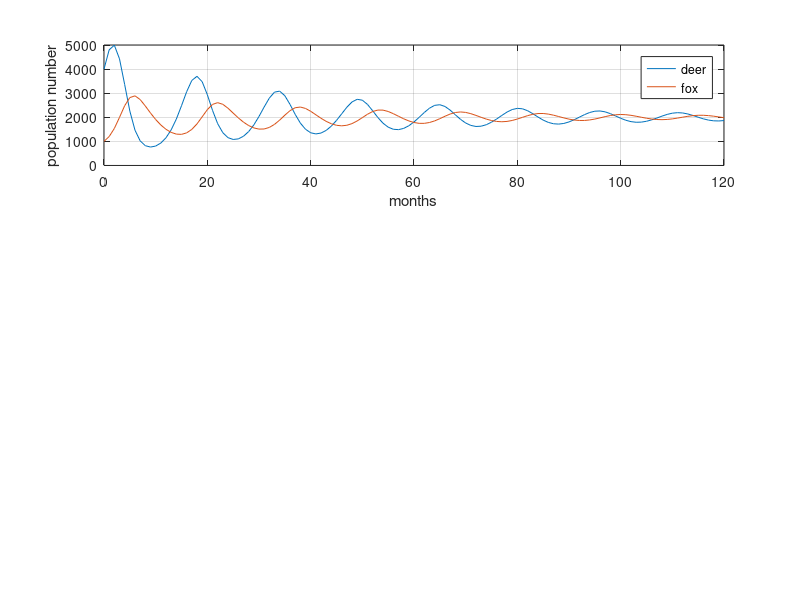

This figure's MATLAB source: (Note: this script raises an error after producing the figure.)
%Task 1

% duration
months = 120;
% schrittweite der diskretisierung? 
h = 0.1; 
% resource capacity
M = 10000;


% deer growth
alpha = 0.001;
% fox decreasing 
gamma = 2;
% deer reduction
beta = 0.003;
% fresh meat increase
delta = 0.001;

% deer
x0 = 4000;
% fox
y0 = 1000; 

%1. := index
%2. := x
%3. := y
result= zeros(3,months+1);
result(1,1)=0;
result(2,1)=x0;
result(3,1)=y0;
figure
for i=2:months+1
    
    result(1,i)=i-1;
    %xn-1
    x = result(2,i-1);
    %yn-1
    y = result(3,i-1);
    
    %difference equation for x
    x_new = x + h * (x * alpha * (M - x - y) - x * y * beta);
    x_new = round(x_new);
    %difference equation for y
    y_new = y + h * (y * (delta * x - gamma));
    y_new = round(y_new);
        
    result(2,i)= x_new;
    result(3,i)= y_new;
    
end
subplot(3,1,1)
plot(result(1,:), result(2,:), result(1,:), result(3,:));
legend('deer','fox');
grid on;
ylabel('population number');
xlabel('months');


%Task 2

rows = 70;
col = 200;
k=1;
p1= 0.01;
p2= 0.8;
p3= 0.01;

result_ca= zeros(3,months);
result_ca(1,1)=1;
result_ca(2,1)=x0;
result_ca(3,1)=y0;

%init a matix of rows*col cells with x0 deers and y0 foxes at random
%positions
% 0 ... empty
% 1 ... deer
% 2 ... fox
N = rows*col;
random_positions = randperm(N, y0 + x0);
init_values = zeros(1,N);
for i=1:(y0+x0)
    if i<=x0
        init_values(random_positions(i))=1;
    else
        init_values(random_positions(i))=2;
    end
   
end
ca = vec2mat(init_values, col);

 

%simulation of ca
for m=1:months
    tmp=ca;
    for i=1:rows
        for j=1:col
            
            %if cell is empty
            if ca(i,j) == 0
                
                neighbour = getRandomNeighbour(ca,k,i,j);
                
                %check if neighbour is prey
                if neighbour == 1
                    
                    %if rand <= p1 empty cell is prey
                    if rand()<= p1
                        tmp(i,j) = 1;
                    end
                end
                
            %if cell is prey    
            elseif ca(i,j) == 1
             neighbour = getRandomNeighbour(ca,k,i,j);
                
                %check if neighbour is predator
                if neighbour == 2
                    
                    %if rand <= p2 empty cell is predator
                    if rand()<= p2
                        tmp(i,j) = 2;
                    end
                end
                
            %if cell is predator
            elseif ca(i,j) == 2
                
                %if rand <= p3 predator is dying
                if rand() <= p3
                    tmp(i,j) = 0;
                end
            end
   
        end
    end
    ca=tmp;
    
    subplot(3,1,2)
    hold on;
    spy(ca==0, 'w');
    spy(ca==2,'r');
    spy(ca==1,'g');
    hold off;
    drawnow
    
    result_ca(1,m)=m;
    result_ca(2,m)= sum(sum(ca==1));
    result_ca(3,m)= sum(sum(ca==2));
    
end
% add plot of aggregated ca
subplot(3,1,3)
plot(result_ca(1,:), result_ca(2,:), result_ca(1,:), result_ca(3,:));
legend('deer','fox')

%return random neighbour 
function neighbour = getRandomNeighbour(ca,k,x,y)
neighbours= [];
rows=size(ca,1);
col=size(ca,2);
for i=(x-k):(x+k)
    for j= (y-k):(y+k)
        if i>0 && i<=rows && j>0 && j<=col 
          neighbours = [neighbours;ca(i,j)];  
        end
    end
end

neighbour = neighbours(randperm(numel(neighbours),1));
end

